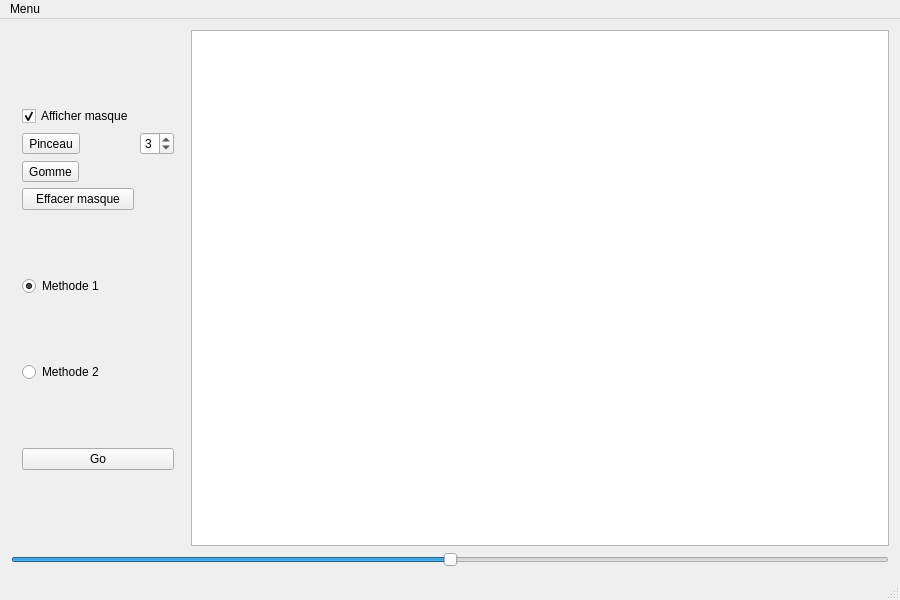
<?xml version="1.0" encoding="UTF-8"?>
<ui version="4.0">
 <class>MainWindow</class>
 <widget class="QMainWindow" name="MainWindow">
  <property name="geometry">
   <rect>
    <x>0</x>
    <y>0</y>
    <width>900</width>
    <height>600</height>
   </rect>
  </property>
  <property name="minimumSize">
   <size>
    <width>900</width>
    <height>600</height>
   </size>
  </property>
  <property name="windowTitle">
   <string>Ct² Inpainting</string>
  </property>
  <widget class="QWidget" name="centralWidget">
   <layout class="QVBoxLayout" name="verticalLayout_2">
    <item>
     <layout class="QHBoxLayout" name="horizontalLayout_3">
      <item>
       <widget class="QWidget" name="widget" native="true">
        <layout class="QVBoxLayout" name="verticalLayout">
         <property name="spacing">
          <number>1</number>
         </property>
         <property name="sizeConstraint">
          <enum>QLayout::SetMinimumSize</enum>
         </property>
         <item>
          <layout class="QGridLayout" name="gridLayout" rowstretch="0,0,0,0">
           <property name="sizeConstraint">
            <enum>QLayout::SetMinimumSize</enum>
           </property>
           <property name="spacing">
            <number>6</number>
           </property>
           <item row="0" column="0">
            <widget class="QCheckBox" name="checkBox_masque">
             <property name="text">
              <string>Afficher masque</string>
             </property>
             <property name="checked">
              <bool>true</bool>
             </property>
            </widget>
           </item>
           <item row="1" column="0">
            <widget class="QToolButton" name="toolButton_write">
             <property name="toolTip">
              <string>Active le pinceau</string>
             </property>
             <property name="text">
              <string>Pinceau</string>
             </property>
            </widget>
           </item>
           <item row="1" column="1">
            <widget class="QSpinBox" name="spinBox_size">
             <property name="toolTip">
              <string>Taille du pinceau</string>
             </property>
             <property name="minimum">
              <number>1</number>
             </property>
             <property name="maximum">
              <number>5</number>
             </property>
             <property name="value">
              <number>3</number>
             </property>
            </widget>
           </item>
           <item row="2" column="0">
            <widget class="QToolButton" name="toolButton_erase">
             <property name="toolTip">
              <string>Active la gomme</string>
             </property>
             <property name="text">
              <string>Gomme</string>
             </property>
            </widget>
           </item>
           <item row="3" column="0">
            <widget class="QPushButton" name="pushButton_clear">
             <property name="toolTip">
              <string>Efface le masque</string>
             </property>
             <property name="text">
              <string>Effacer masque</string>
             </property>
            </widget>
           </item>
          </layout>
         </item>
         <item>
          <widget class="QRadioButton" name="radioButton_1">
           <property name="text">
            <string>Methode 1</string>
           </property>
           <property name="checked">
            <bool>true</bool>
           </property>
          </widget>
         </item>
         <item>
          <widget class="QRadioButton" name="radioButton_2">
           <property name="text">
            <string>Methode 2</string>
           </property>
          </widget>
         </item>
         <item>
          <widget class="QPushButton" name="pushButton_go">
           <property name="toolTip">
            <string>Lance l'inpainting</string>
           </property>
           <property name="text">
            <string>Go</string>
           </property>
          </widget>
         </item>
        </layout>
       </widget>
      </item>
      <item>
       <widget class="QGraphicsView" name="graphicsView_img">
        <property name="renderHints">
         <set>QPainter::Antialiasing|QPainter::TextAntialiasing</set>
        </property>
       </widget>
      </item>
     </layout>
    </item>
    <item>
     <widget class="QSlider" name="Slider">
      <property name="toolTip">
       <string>Zoom</string>
      </property>
      <property name="whatsThis">
       <string>Zoom</string>
      </property>
      <property name="maximum">
       <number>500</number>
      </property>
      <property name="sliderPosition">
       <number>250</number>
      </property>
      <property name="orientation">
       <enum>Qt::Horizontal</enum>
      </property>
     </widget>
    </item>
   </layout>
  </widget>
  <widget class="QMenuBar" name="menuBar">
   <property name="geometry">
    <rect>
     <x>0</x>
     <y>0</y>
     <width>900</width>
     <height>23</height>
    </rect>
   </property>
   <widget class="QMenu" name="menuMenu">
    <property name="title">
     <string>Menu</string>
    </property>
    <addaction name="actionOuvrir_une_image"/>
    <addaction name="actionEnregistrer_l_image"/>
    <addaction name="actionOuvrir_un_masque"/>
    <addaction name="actionEnregistrer_le_masque"/>
    <addaction name="separator"/>
    <addaction name="actionQuitter"/>
   </widget>
   <addaction name="menuMenu"/>
  </widget>
  <widget class="QStatusBar" name="statusBar"/>
  <action name="actionOuvrir_une_image">
   <property name="text">
    <string>Ouvrir une image...</string>
   </property>
   <property name="shortcut">
    <string>Ctrl+O</string>
   </property>
  </action>
  <action name="actionEnregistrer_l_image">
   <property name="text">
    <string>Enregistrer l'image...</string>
   </property>
   <property name="shortcut">
    <string>Ctrl+S</string>
   </property>
  </action>
  <action name="actionQuitter">
   <property name="text">
    <string>Quitter</string>
   </property>
   <property name="shortcut">
    <string>Ctrl+Q</string>
   </property>
  </action>
  <action name="actionEnregistrer_le_masque">
   <property name="text">
    <string>Enregistrer le masque...</string>
   </property>
  </action>
  <action name="actionOuvrir_un_masque">
   <property name="text">
    <string>Ouvrir un masque...</string>
   </property>
  </action>
 </widget>
 <layoutdefault spacing="6" margin="11"/>
 <resources/>
 <connections/>
</ui>
